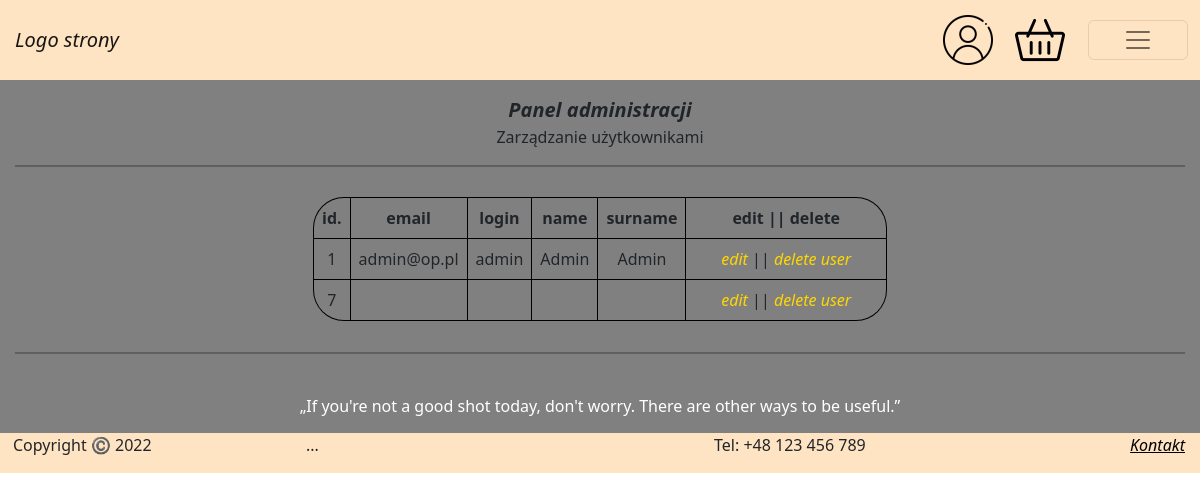
/admin/UserBase.php, run on an earlier commit of the app's database.
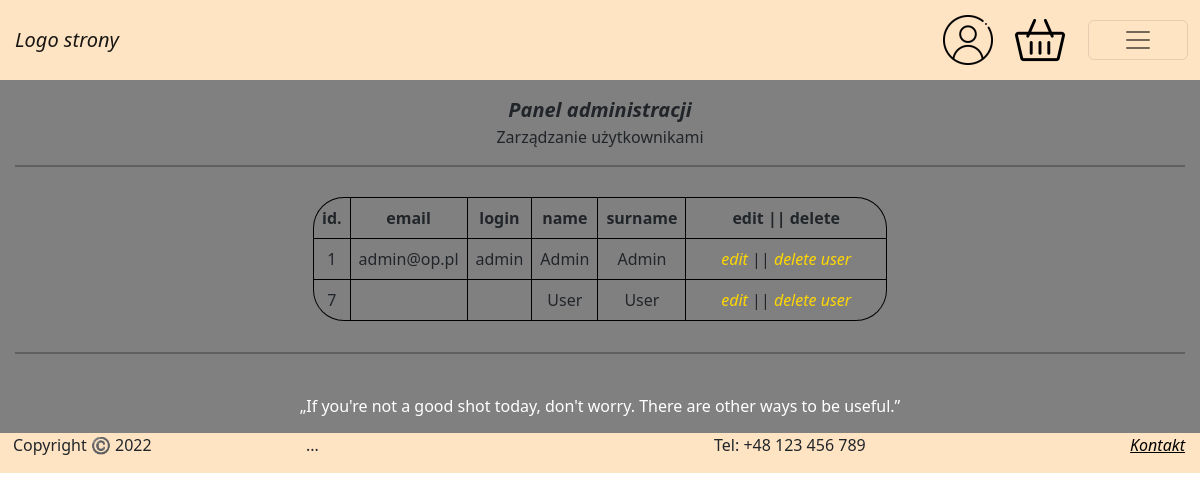
And on a later commit of the database.
### tables this page shows
CREATE TABLE "Users" (
	"id"	INTEGER NOT NULL UNIQUE,
	"name"	TEXT NOT NULL,
	"surname"	TEXT NOT NULL,
	"login"	TEXT NOT NULL,
	"password"	TEXT NOT NULL,
	"email"	TEXT NOT NULL,
	"prof_image"	TEXT,
	"is_admin"	INTEGER DEFAULT 'false',
	PRIMARY KEY("id" AUTOINCREMENT)
);

### PHP/db_connect.php (called while the page is built, shortened)
<?php
    class DBConnection
    {
        private static $instance;
        private $pdo;
        private function __construct()
        {
            $dsn = 'sqlite:../DB/DVDBase.db';
            $this->pdo = new PDO($dsn);
        }
        public static function getInstance()
        {
            if (self::$instance === null) {
                self::$instance = new self();
            }
            return self::$instance;
        }
        public function getPDO()
        {
            return $this->pdo;
        }
    }
    $pdo = DBConnection::getInstance()->getPDO();
    class SqlLiteQueryBuilder implements SQLQueryBuilder
    {
        protected $query;
        protected function reset(): void
        {
            $this->query = new \stdClass();
        }
        public function select(string $table, array $fields): SQLQueryBuilder
        {
            $this->query->base = "SELECT " . implode(", ", $fields) . " FROM " . $table;
            $this->query->type = 'select';
            return $this;
        }
        public function getSQL(): string
        {
            $query = $this->query;
            $sql = $query->base;
            $sql .= ";";
            return $sql;
        }
    };
    $sql = new SqlLiteQueryBuilder();
    $query = $pdo -> query($sql ->select("Users", ["*"])
                  ->getSQL());
    $rows = $query -> fetchAll(PDO::FETCH_ASSOC);
?>

### admin/UserBase.php (the view, shortened to what this page needs)
<?php
require("../php/db_connect.php");
$logged = isset($_SESSION["UserId"]);
?>
<!DOCTYPE html>
<html lang="pl">
<head>
    <link href="https://cdn.jsdelivr.net/npm/bootstrap@5.2.2/dist/css/bootstrap.min.css" rel="stylesheet"
>
    <link rel="stylesheet" href="../CSS/pageStyles.css">
</head>
<body>
        <div class="container-fluid">
        <div class="top" style="background-color: gray">
                <nav class="navbar" style="padding: 0px;">
                    <div class="container-fluid" style="padding: 15px; background-color: bisque;">
                        <a class="navbar-brand col-4" href="../PHP/index.php">Logo strony</a>
                        <div class="profileIcon">
                            <a class="nav-link col-1" href="
                            <?php
                            if ($logged) {
                            echo "../php/profile.php";
                            }
                            else{
                            echo "../php/login.php";
                            }
                             ?>
                            ">
                                <img src="../images/PageIcons/user.png" alt="user.png" width="50px" height="50px">
                            </a>
                        </div>
                        <div class="cartIcon" >
                            <a class="nav-link col-1" href="
                            <?php
                            if ($logged) {
                            echo "../php/cart.php";
                            }
                            else{
                            echo "../php/registration.php";
                            }
                             ?>
                            ">
                                <img src="../images/PageIcons/cart.png" alt="cart.png" width="50px" height="50px">
                            </a>
                        </div>
                        <div class="col-1">
                            <button class="navbar-toggler navbarButton" type="button" data-bs-toggle="collapse" data-bs-target="#navbarScroll" aria-controls="navbarScroll" aria-expanded="false" aria-label="Toggle navigation">
                                <span class="navbar-toggler-icon"></span>
                            </button>
                        </div>
                    </div>
                </nav>
            </div>
            <div class="main" style="display: block;">
                <div class="main" style="padding: 15px;">
                    <div class="row">
                        <div class="col adminPageTitle">
                            Panel administracji
                        </div>
                    </div>
                    <div class="row">
                        <div class="col" style="text-align: center;">
                            Zarządzanie użytkownikami
                        </div>
                    </div>
                    <div>
                        <hr>
                        <div class="row justify-content-center">
                            <div class="col-auto">
                                <?php
                                echo'
                                <table class="usersData table table-responsive"">
                                    <tr>
                                        <th class="th">id.</th>
                                        <th class="th">email</th>
                                        <th class="th">login</th>
                                        <th class="th">name</th>
                                        <th class="th">surname</th>
                                        <th class="th thLast">edit || delete</th>
                                    </tr>
                                ';
                                foreach ($rows as $row) {
                                echo'
                                    <tr>
                                        <td class="td">'.$row['id'].'</td>
                                        <td class="td">'.$row['email'].'</td>
                                        <td class="td">'.$row['login'].'</td>
                                        <td class="td">'.$row['name'].'</td>
                                        <td class="td">'.$row['surname'].'</td>
                                        <td class="td tdLast"><a href="#">edit</a> || <a href="delete.php?id='.$row['id'].'">delete user</a></td>
                                    </tr>
                                ';
                                }
                                echo '</table>'
                                ?>
                            </div>
                        </div>
                        <hr>
                    </div><br>
                    <div class="row">
                        <div class="col" style="text-align: center;">
                                <q style="color:white;">If you're not a good shot today, don't worry. There are other ways to be useful.</q>
                        </div>
                  </div>
                </div>
            </div>
            <div class="footer sticky-bottom bg-gray opacity-100 w-100"  style="background-color: bisque;">
                <div class="row">
                    <p class="col-3" style="padding-left: 25px;">Copyright ©️ 2022</p>
                    <p class="col-3">...</p>
                    <p class="col-3 offset-1">Tel: +48 123 456 789</p>
                    <div class="col-2">
                        <a class="float-end" href="contact.php" style="padding-right: 15px; color: black; background-color: transparent; text-decoration: none;"><u>Kontakt</u></a>
                      </div>
                </div>
            </div>
    </div>
</body>
</html>

### css/pageStyles.css (style rules this page uses)
* { padding: 0px; margin: 0px; -ms-overflow-style: none; scrollbar-width: none; }
.container-fluid { background-color: gray; padding: 0px; overflow-x: hidden; }
.footer { background-color: bisque; }
.top { background-color: bisque; }
.profileIcon { padding-left: 10px; }
.cartIcon { padding-left: 10px; padding-right: 10px; }
a { font-style: italic; text-decoration: none; color: gold; }
hr { border: 1px solid black; }
.usersData { margin-top: 15px; border: 1px solid black; border-radius: 10px; border-collapse: collapse; border-radius: 30px; border-style: hidden; box-shadow: 0 0 0 1px black; }
.th { border: 1px solid black; padding: 10px; text-align: center; }
.td { border: 1px solid black; padding: 7px; text-align: center; }
.adminPageTitle { text-align: center; font-size: 20px; font-weight: bold; font-style: italic; }
.personalMovies, th, td { border: 1px solid black; }
@media only screen and (min-width: 1170px) { .navbarButton { width: 100px; } }
@media only screen and (min-width: 1170px) { .thLast, .tdLast { width: 200px; } }

What changed in the data, as far as the page shows it:
changed users id 7: name (not shown) → "User"; surname (not shown) → "User"
